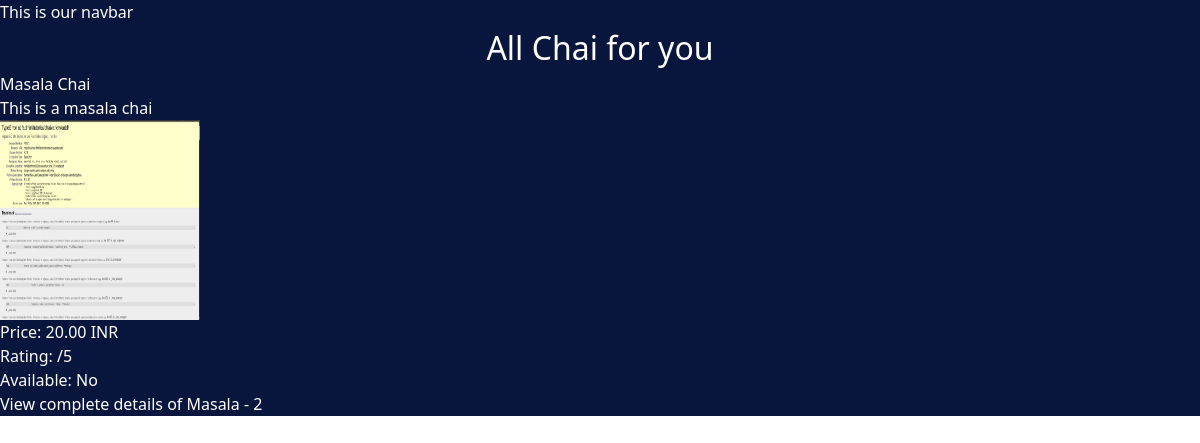
The app's page /chai/ with its own data.
### tutorial/models.py (models this page shows, shortened)
class ChaiVariety(models.Model):
    CHAI_TYPE_CHOICE = [
        ('Masala', 'Masala Chai'),
        ('Ginger', 'Ginger Chai'),
        ('Lemon', 'Lemon Chai'),
        ('Plain', 'Plain Chai'),]
    name = models.CharField(max_length=100)
    description = models.TextField(default='')
    price = models.DecimalField(max_digits=5, decimal_places=2)
    image = models.ImageField(upload_to='chai_images/')
    date_added = models.DateTimeField(default=timezone.now)
    type = models.CharField(max_length=50,choices=CHAI_TYPE_CHOICE,default='Plain')

### tutorial/views.py (the view)
# urls.py: path('',views.all_chai,name='all_chai'), # name parameter is optional
def all_chai(request):
    chais = ChaiVariety.objects.all()
    return render(request,'chai/all_chai.html',{'chais': chais})

### tutorial/templates/chai/all_chai.html (shortened to what this page needs)
{% extends "layout.html" %}
{% block content %}
<h1>
  All Chai for you
</h1>
{% for chai  in  chais %}
  <div class="chai-item">
    <h2>{{ chai.name }}</h2>
    <p>{{ chai.description }}</p>
    <img src="{{ chai.image.url }}" alt="{{ chai.name }}" style="width: 200px; height: 200px;">
    <p>Price: {{ chai.price }} INR</p>
    <p>Rating: {{ chai.rating }}/5</p>
    <p>Available: {{ chai.available|yesno:"Yes,No" }}</p>
<a href="{% url 'chai_detail' chai.id %}">
        <button type='button'>View complete details of {{chai.type}} - {{chai.id}}</button>
    </a>
  </div>
{% endfor %}
{% endblock %}

### styles/style.css (style rules this page uses)
body { background-color: #08153d; color: #ffff; }
h1 { text-align: center; font-size: 2em; }

### records on screen
ChaiVariety: name "Masala Chai", description "This is a masala chai", image (picture), price "20.00", available "No", type "Masala", id "2"
